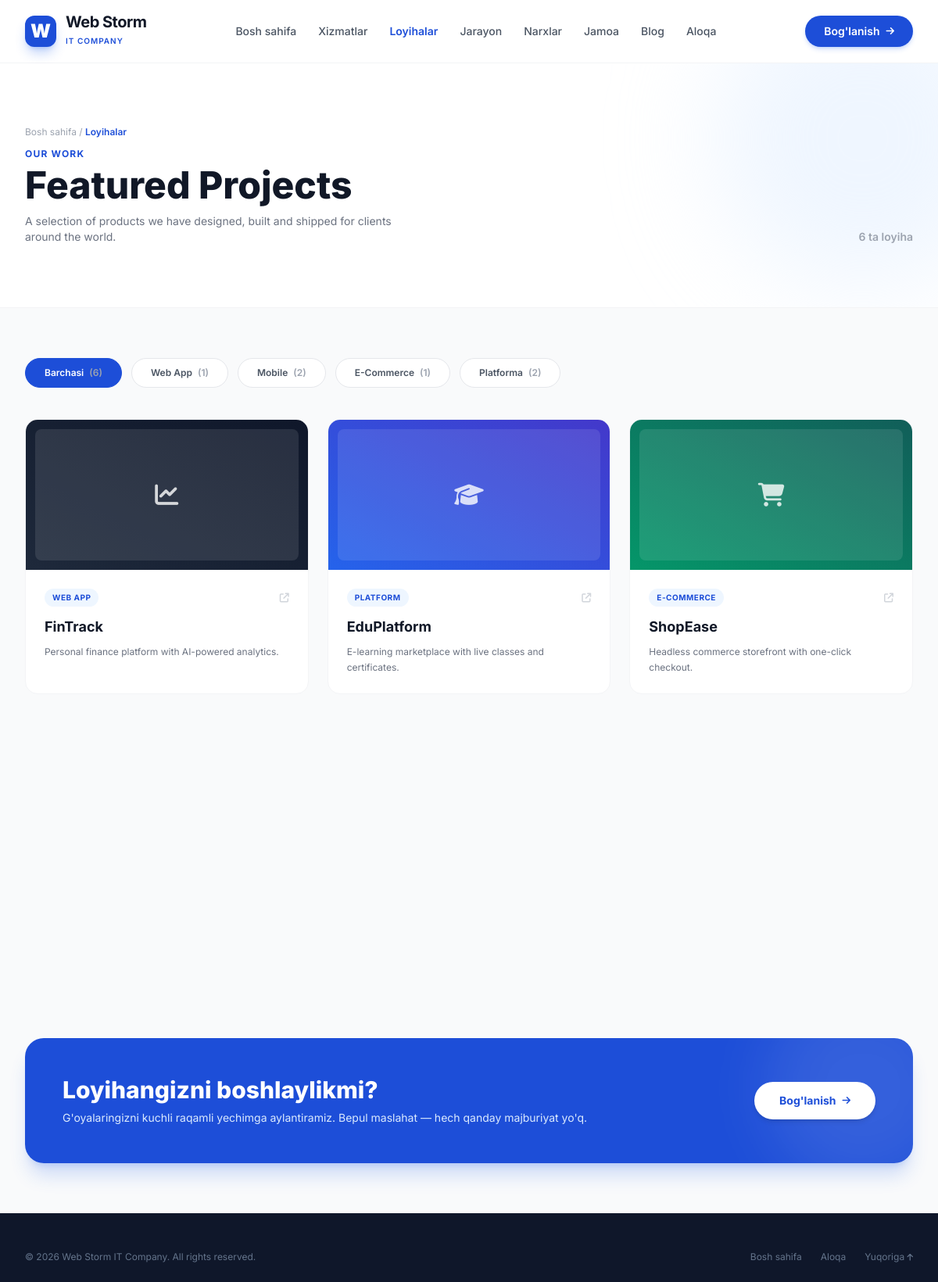
Screenshot of /loyihalar/ with the database file from the repository.
### frontend/models.py (models this page shows, shortened)
class SiteSettings(models.Model):
    site_name = models.CharField(max_length=100, default='Web Storm')
    site_tagline = models.CharField(max_length=100, default='IT COMPANY')
    hero_badge = models.CharField(max_length=100, default='WE BUILD THE FUTURE')
    hero_title_line1 = models.CharField(max_length=100, default='Building Powerful')
    hero_title_line2 = models.CharField(max_length=100, default='Digital Solutions')
    hero_title_line3 = models.CharField(max_length=100, default='That Drive Growth')
    hero_subtitle = models.TextField(
        default='Web Storm is a next-generation IT company delivering innovative software, web, and mobile solutions for global businesses.')
    about_text = models.TextField(
        default='We are a team of passionate innovators, developers, and problem solvers dedicated to building technology that makes a difference.')
    mission_text = models.CharField(max_length=300,
                                    default='Deliver innovative IT solutions that empower businesses worldwide.')
    vision_text = models.CharField(max_length=300,
                                   default='Be a global leader in technology and digital transformation.')
    values_text = models.CharField(max_length=300, default='Innovation, Integrity, Excellence, and Impact.')
    valuation_value = models.CharField(max_length=30, default='$200,000,000')
    valuation_label = models.CharField(max_length=100, default='Company Valuation')
    valuation_image = models.ImageField(upload_to='site/', blank=True, null=True, verbose_name='Valuation rasm (WebStorm logosi)')
    email = models.EmailField(default='hello@webstorm.com')
    phone = models.CharField(max_length=50, default='+1 (555) 123-4567')
    address = models.CharField(max_length=200, default='123 Innovation Drive, San Francisco, CA')
    working_hours = models.CharField(max_length=100, default='Mon - Sat: 9:00 - 18:00')
    footer_text = models.TextField(
        default='Building the future with code, design, and innovation. Empowering businesses globally with high-impact software solutions.')
    copyright_text = models.CharField(max_length=200, default='© 2026 Web Storm IT Company. All rights reserved.')
    trusted_text = models.CharField(max_length=200, default='Trusted by 100+ companies worldwide')
    clients_count = models.IntegerField(default=100)
    rating = models.CharField(max_length=10, default='4.9/5')
    stats_title = models.CharField(max_length=100, default='Our Numbers')
    services_title = models.CharField(max_length=100, default='Our Services')
    services_text = models.TextField(
        default='End-to-end digital solutions designed to move the needle — from first wireframe to final deployment.')
    projects_title = models.CharField(max_length=100, default='Featured Projects')
    projects_text = models.TextField(
        default='A selection of products we have designed, built and shipped for clients around the world.')
    testimonials_title = models.CharField(max_length=100, default='What Our Clients Say')
    testimonials_text = models.TextField(
        default='Real feedback from the businesses we have helped grow.')
    pricing_title = models.CharField(max_length=100, default='Simple, Transparent Plans')
    pricing_text = models.TextField(default='Choose a plan that fits your goals.')
    team_title = models.CharField(max_length=100, default='Meet the Minds Behind the Magic')
    team_text = models.TextField(
        default='50+ engineers, designers and strategists passionate about technology.')
    blog_title = models.CharField(max_length=100, default='Latest Insights')
    blog_text = models.TextField(default='Ideas, tips and trends from our team of experts.')
    faq_title = models.CharField(max_length=100, default='Frequently Asked Questions')
    faq_text = models.TextField(default='Everything you need to know before starting your project.')
    careers_title = models.CharField(max_length=100, default='Join Our Growing Team')
    careers_text = models.TextField(
        default="We're always looking for talented people who love building great products.")
    newsletter_title = models.CharField(max_length=100, default='Stay Ahead of the Curve')
    newsletter_text = models.TextField(
        default='Subscribe to our newsletter for exclusive insights, tips and tech trends. No spam, ever.')
    contact_title = models.CharField(max_length=100, default='Get In Touch')
    contact_text = models.TextField(
        default="We'd love to hear about your project and how we can help you achieve your goals. We reply within 24 hours.")
    cta_title = models.CharField(max_length=150, default='Ready to Build Something Amazing?')
    cta_text = models.TextField(
        default="Let's turn your ideas into powerful digital solutions. Free consultation — no strings attached.")
    logo_image = models.ImageField(upload_to='site/', blank=True, null=True, verbose_name='Logo rasm (ixtiyoriy)')
    hero_image = models.ImageField(upload_to='site/', blank=True, null=True, verbose_name='Hero markaziy rasm (W o\'rniga)')
    class Meta:
        verbose_name = 'Sayt sozlamalari'
        verbose_name_plural = 'Sayt sozlamalari'

class Project(models.Model):
    CATEGORY_CHOICES = [
        ('web', 'Web App'),
        ('mobile', 'Mobile App'),
        ('ecommerce', 'E-Commerce'),
        ('platform', 'Platform'),
    ]
    title = models.CharField(max_length=150, verbose_name='Loyiha nomi')
    description = models.TextField(verbose_name='Tavsif')
    category = models.CharField(max_length=20, choices=CATEGORY_CHOICES, default='web',
                                verbose_name='Kategoriya')
    image = models.ImageField(upload_to='projects/', blank=True, null=True,
                              verbose_name='Rasm (ixtiyoriy)')
    gradient = models.CharField(max_length=100, default='from-slate-800 to-slate-900',
                                help_text='Rasm bo\'lmasa ishlatiladigan gradient', verbose_name='Gradient')
    icon = models.CharField(max_length=50, default='fa-solid fa-chart-line',
                            verbose_name='Icon (rasm bo\'lmasa)')
    order = models.PositiveIntegerField(default=0, verbose_name='Tartib')
    class Meta:
        verbose_name = 'Loyiha'
        verbose_name_plural = 'Loyihalar'
        ordering = ['order']

### frontend/views.py (the view)
# urls.py: path('loyihalar/', views.projects_all, name='projects'),
def projects_all(request):
    settings_obj = SiteSettings.objects.first()
    if settings_obj is None:
        settings_obj = SiteSettings.objects.create()
    all_projects = Project.objects.all()
    category = request.GET.get('category', 'all')
    if category != 'all':
        all_projects = all_projects.filter(category=category)
    context = {
        'settings': settings_obj,
        'projects': all_projects,
        'current_category': category,
        'web_count': Project.objects.filter(category='web').count(),
        'mobile_count': Project.objects.filter(category='mobile').count(),
        'ecommerce_count': Project.objects.filter(category='ecommerce').count(),
        'platform_count': Project.objects.filter(category='platform').count(),
    }
    return render(request, 'projects.html', context)

### frontend/templates/projects.html (shortened to what this page needs)
<!DOCTYPE html>
<html lang="uz">
<head>
    <script src="https://cdn.tailwindcss.com"></script>
    <link rel="stylesheet" href="https://cdnjs.cloudflare.com/ajax/libs/font-awesome/6.4.0/css/all.min.css">
</head>
<body class="antialiased">
    <header class="sticky top-0 z-50 bg-white/90 backdrop-blur-md border-b border-gray-100">
        <div class="max-w-7xl mx-auto px-4 sm:px-6 lg:px-8 h-20 flex items-center justify-between">
            <a href="{% url 'base' %}" class="flex items-center gap-3">
                {% if settings.logo_image %}
                <img src="{{ settings.logo_image.url }}" alt="{{ settings.site_name }}" class="w-10 h-10 rounded-xl object-cover shadow-lg shadow-brand-500/30">
                {% else %}
                <div class="w-10 h-10 bg-brand-600 rounded-xl flex items-center justify-center text-white text-2xl font-black shadow-lg shadow-brand-500/30">{{ settings.site_name|slice:":1" }}</div>
                {% endif %}
                <div>
                    <span class="text-xl font-bold tracking-tight text-gray-900 block leading-none">{{ settings.site_name }}</span>
                    <span class="text-[10px] uppercase tracking-widest font-semibold text-brand-600">{{ settings.site_tagline }}</span>
                </div>
            </a>
            <nav class="hidden lg:flex items-center gap-7 text-sm font-medium text-gray-600">
                <a href="{% url 'base' %}#home" class="hover:text-brand-600 transition">Bosh sahifa</a>
                <a href="{% url 'base' %}#services" class="hover:text-brand-600 transition">Xizmatlar</a>
                <a href="{% url 'projects' %}" class="text-brand-600 font-semibold">Loyihalar</a>
                <a href="{% url 'base' %}#process" class="hover:text-brand-600 transition">Jarayon</a>
                <a href="{% url 'base' %}#pricing" class="hover:text-brand-600 transition">Narxlar</a>
                <a href="{% url 'base' %}#team" class="hover:text-brand-600 transition">Jamoa</a>
                <a href="{% url 'base' %}#blog" class="hover:text-brand-600 transition">Blog</a>
                <a href="{% url 'base' %}#contact" class="hover:text-brand-600 transition">Aloqa</a>
            </nav>
            <div class="hidden lg:block">
                <a href="{% url 'base' %}#contact" class="inline-flex items-center gap-2 bg-brand-600 hover:bg-brand-700 text-white text-sm font-semibold px-6 py-2.5 rounded-full transition shadow-md shadow-brand-500/20 hover:shadow-lg">
                    <span>Bog'lanish</span>
                    <i class="fa-solid font-bold fa-arrow-right text-xs"></i>
                </a>
            </div>
        </div>
    </header>
    <section class="py-16 lg:py-20 bg-white border-b border-gray-100 relative overflow-hidden">
        <div class="absolute -top-24 -right-24 w-96 h-96 rounded-full bg-brand-100/50 blur-3xl"></div>
        <div class="max-w-7xl mx-auto px-4 sm:px-6 lg:px-8 relative">
            <div class="text-xs text-gray-400 mb-3"><a href="{% url 'base' %}" class="hover:text-brand-600 transition">Bosh sahifa</a> / <span class="text-brand-600 font-semibold">Loyihalar</span></div>
            <div class="flex flex-col sm:flex-row sm:items-end sm:justify-between gap-6">
                <div>
                    <span class="text-xs font-bold text-brand-600 uppercase tracking-widest block mb-2">OUR WORK</span>
                    <h1 class="text-4xl sm:text-5xl font-extrabold text-gray-900">{{ settings.projects_title }}</h1>
                    <p class="text-sm text-gray-500 mt-3 max-w-lg">{{ settings.projects_text }}</p>
                </div>
                <div class="flex items-center gap-3 shrink-0">
                    <span class="text-sm font-semibold text-gray-400">{{ projects|length }} ta loyiha</span>
                </div>
            </div>
        </div>
    </section>
    <section class="py-12 lg:py-16 bg-gray-50/50">
        <div class="max-w-7xl mx-auto px-4 sm:px-6 lg:px-8">
            <div class="flex flex-wrap gap-3 mb-10">
                <button data-filter="all" class="filter-btn active px-6 py-2.5 rounded-full border border-gray-200 bg-white text-xs font-semibold text-gray-600 hover:border-brand-500 hover:text-brand-600 transition">
                    Barchasi <span class="ml-1 text-gray-400">({{ projects|length }})</span>
                </button>
                <button data-filter="web" class="filter-btn px-6 py-2.5 rounded-full border border-gray-200 bg-white text-xs font-semibold text-gray-600 hover:border-brand-500 hover:text-brand-600 transition">
                    Web App <span class="ml-1 text-gray-400">({{ web_count }})</span>
                </button>
                <button data-filter="mobile" class="filter-btn px-6 py-2.5 rounded-full border border-gray-200 bg-white text-xs font-semibold text-gray-600 hover:border-brand-500 hover:text-brand-600 transition">
                    Mobile <span class="ml-1 text-gray-400">({{ mobile_count }})</span>
                </button>
                <button data-filter="ecommerce" class="filter-btn px-6 py-2.5 rounded-full border border-gray-200 bg-white text-xs font-semibold text-gray-600 hover:border-brand-500 hover:text-brand-600 transition">
                    E-Commerce <span class="ml-1 text-gray-400">({{ ecommerce_count }})</span>
                </button>
                <button data-filter="platform" class="filter-btn px-6 py-2.5 rounded-full border border-gray-200 bg-white text-xs font-semibold text-gray-600 hover:border-brand-500 hover:text-brand-600 transition">
                    Platforma <span class="ml-1 text-gray-400">({{ platform_count }})</span>
                </button>
            </div>
            <div class="grid grid-cols-1 sm:grid-cols-2 lg:grid-cols-3 gap-6">
                {% for project in projects %}
                <div class="project-card bg-white rounded-2xl overflow-hidden border border-gray-100 hover:shadow-2xl hover:shadow-brand-500/10 hover:-translate-y-1 transition duration-300 reveal" data-category="{{ project.category }}">
                    <div class="h-48 bg-gradient-to-tr {{ project.gradient }} p-3 flex items-center justify-center relative group/thumb">
                        {% if not project.image %}
                        <div class="w-full h-full bg-white/10 rounded-lg flex items-center justify-center text-white text-xs">
                        </div>
                        {% endif %}
                    </div>
                    <div class="p-6">
                        <div class="flex items-center justify-between mb-3">
                            <span class="text-[10px] font-bold text-brand-600 uppercase tracking-wider bg-brand-50 px-2.5 py-1 rounded-full">{{ project.get_category_display }}</span>
                            <i class="fa-solid fa-arrow-up-right-from-square text-gray-300 text-xs"></i>
                        </div>
                        <h3 class="font-bold text-gray-900 text-lg mb-2">{{ project.title }}</h3>
                        <p class="text-xs text-gray-500 leading-relaxed">{{ project.description }}</p>
                    </div>
                </div>
                {% endfor %}
            </div>
            {% if projects %}
            <div class="mt-16 bg-gradient-to-r from-brand-600 to-blue-700 rounded-3xl p-8 sm:p-12 text-white flex flex-col md:flex-row items-center justify-between gap-6 shadow-xl shadow-brand-500/20 relative overflow-hidden">
                <div class="relative">
                    <h2 class="text-2xl sm:text-3xl font-extrabold">Loyihangizni boshlaylikmi?</h2>
                    <p class="text-blue-100 text-sm mt-2">G'oyalaringizni kuchli raqamli yechimga aylantiramiz. Bepul maslahat — hech qanday majburiyat yo'q.</p>
                </div>
                <a href="{% url 'base' %}#contact" class="inline-flex items-center gap-2 bg-white text-brand-600 hover:bg-blue-50 font-bold text-sm px-8 py-3.5 rounded-full transition shrink-0 shadow-md relative">
                    <span>Bog'lanish</span>
                    <i class="fa-solid fa-arrow-right text-xs"></i>
                </a>
            </div>
            {% endif %}
        </div>
    </section>
    <footer class="bg-brand-900 text-white pt-12 pb-6">
        <div class="max-w-7xl mx-auto px-4 sm:px-6 lg:px-8">
            <div class="flex flex-col sm:flex-row items-center justify-between text-xs text-slate-500 gap-4">
                <div>{{ settings.copyright_text }}</div>
                <div class="flex gap-6">
                    <a href="{% url 'base' %}" class="hover:text-slate-300 transition">Bosh sahifa</a>
                    <a href="{% url 'base' %}#contact" class="hover:text-slate-300 transition">Aloqa</a>
                    <a href="{% url 'base' %}#home" class="hover:text-slate-300 transition">Yuqoriga <i class="fa-solid fa-arrow-up text-[10px]"></i></a>
                </div>
            </div>
        </div>
    </footer>
</body>
</html>

### frontend/templates/projects.html (style rules this page uses)
body { font-family: 'Inter', sans-serif; background-color: #fafbfc; color: #111827; }
.reveal { opacity: 0; transform: translateY(28px); transition: opacity 0.7s cubic-bezier(0.22,1,0.36,1), transform 0.7s cubic-bezier(0.22,1,0.36,1); }
.reveal.revealed { opacity: 1; transform: translateY(0); }
.filter-btn.active { background: #1d4ed8; color: #fff; border-color: #1d4ed8; }
.project-card { transition: all 0.4s ease; }
html { scroll-behavior: smooth; }

### rows the page displays
SiteSettings: site_name "W", site_name "Web Storm", site_tagline "IT COMPANY", projects_title "Featured Projects", projects_text "A selection of products we have designed, built and shipped for clients around the world.", copyright_text "© 2026 Web Storm IT Company. All rights reserved."
Project: category "WEB APP", title "FinTrack", description "Personal finance platform with AI-powered analytics."
Project: category "PLATFORM", title "EduPlatform", description "E-learning marketplace with live classes and certificates."
Project: category "E-COMMERCE", title "ShopEase", description "Headless commerce storefront with one-click checkout."

### other values shown
{{ projects|length }} "6"
{{ web_count }} "1"
{{ mobile_count }} "2"
{{ ecommerce_count }} "1"
{{ platform_count }} "2"
